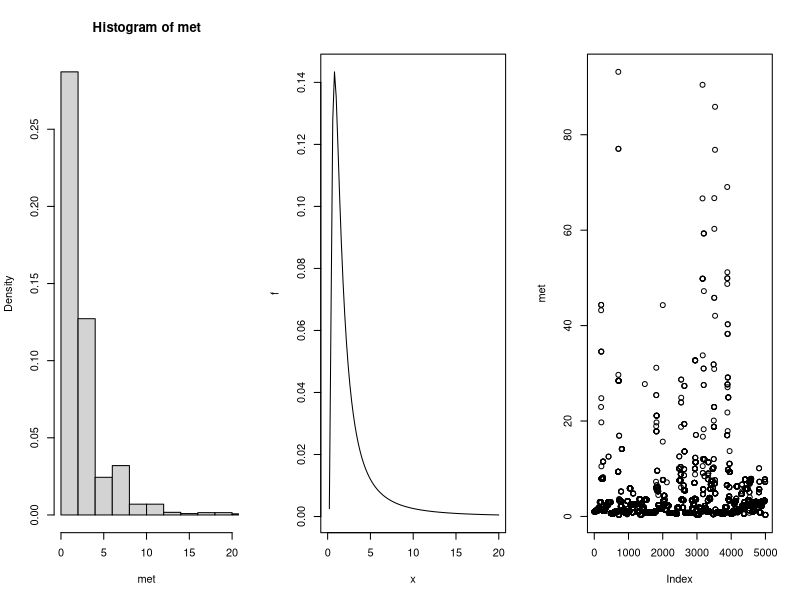
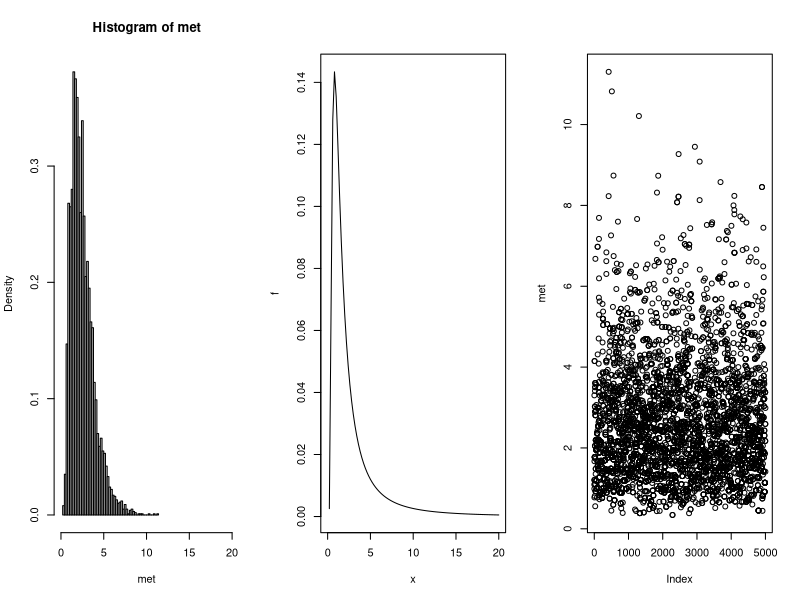

Recreate these plots in R, in order.

# Scaled Inverse Chi-Square Distribution

f <- function(x,n=5,a=4) x^(-n/2)*exp(-a/(2*x))

###########

# Metropolis Sampler
met <- numeric(5000)
last <- 1
for (i in 1:5000) 
{
	cand<-runif(1,0,100) 
        alpha <- f(cand,5,4)/f(last,5,4) 

        if (runif(1) < min(alpha, 1)) 
          last <- cand
        met[i]<- last
}

par(mfrow=c(1,3))
hist(met, bre=50, freq=FALSE, xlim=c(0,20))
plot(f, 0, 20)
plot(met)
par(mfrow=c(1,1))

###########

# Metropolis-Hastings Sampler
met <- numeric(5000)
last <- 1
for (i in 1:5000) 
{
	cand<-rchisq(1,5) # Vorschlagsdichte (nicht symmetrisch)
	alpha <- (f(cand,5,4)/f(last,5,4))*( dchisq(cand,5)/dchisq(last,5))
 
        if (runif(1) < min(alpha, 1)) 
          last <- cand
        met[i]<- last
}

	
par(mfrow=c(1,3))
hist(met, bre=50, freq=FALSE, xlim=c(0,20))
plot(f, 0, 20)
plot(met)
par(mfrow=c(1,1))

#########

# vergleiche die beiden Verfahren. Welcher ist besser ?




